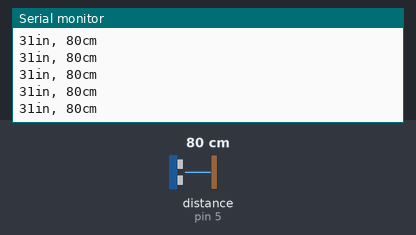
This sketch was run on a simulated Arduino Uno, built with avr-gcc and run on an emulated ATmega328P. Shown: the last lines printed to the serial monitor. Wiring (inferred from the names in the program): ultrasonic range finder: trigger pin 6; echo pin 5. The inputs (shaded band) are chosen by the test bench; at power-on: distance to the obstacle (sensor on pin 5) 80 cm. The echo pulse lasts 58.3 µs per cm.

Above: at 1.2 s.
1.3 s: distance to the obstacle (sensor on pin 5) set to 2 cm
At 1.38 s:
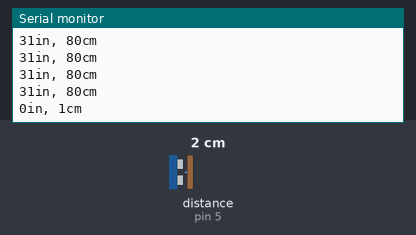
4.3 s: distance to the obstacle (sensor on pin 5) set to 4 cm
At 4.3 s:
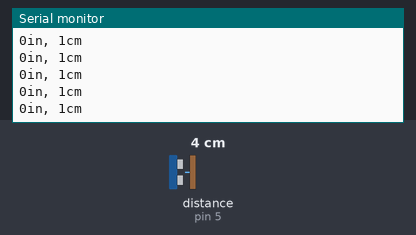
5.8 s: distance to the obstacle (sensor on pin 5) set to 35 cm
At 5.82 s:
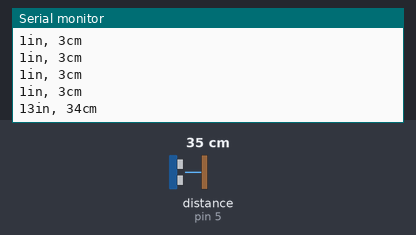
Timing chart, 0 to 8.8 s (numbered marks = the images above; inputs shaded):
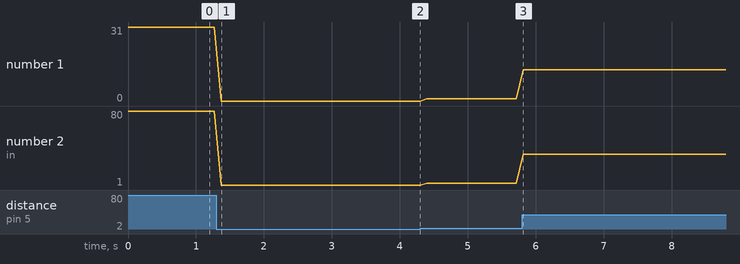

Measured:
- after the input at 1.3 s, the serial monitor: prints a new line after 0.07 s (image 1)
- after the input at 5.8 s, the serial monitor: prints a new line at once (image 3)
- plotted number 1: 31 → 0 after the input at 1.3 s, 1 → 13 after the input at 5.8 s
- plotted number 2: 80 → 1 after the input at 1.3 s, 1 → 3 after the input at 4.3 s, 3 → 34 after the input at 5.8 s

The sketch:

UltrasonicSensorexample.ino
```cpp
/* Ping))) Sensor

   This program reads a HC-SR04 ultrasonic rangefinder (URF) and returns
   the distance to the closest object in range. To do this, it sends
   a pulse to the sensor to initiate a reading, then listens for a pulse
   to return.  The length of the returning pulse is proportional to
   the distance of the object from the sensor.

   The circuit:
	* Vcc  connection of the HC-SR04 attached to +5V
        * Trig connection of the HC-SR04 attached to A0
        * Echo connection of the HC-SR04 attached to A1
	* Gnd  connection of the HC-SR04 attached to ground

   Created   3 Nov 2008 by David A. Mellis
   Modified 30 Aug 2011 by Tom Igoe
   Modified 12 Jan 2013 by F. Zia to implement HC-SR04 4-pin interface

*/

// Arduino pin numbers for the sensor output and input pins
const int pingTrig = 6;
const int pingEcho = 5;

void setup() {
  // initialize serial communication
  Serial.begin(9600);
  // initialize sensor pins
  pinMode(pingTrig, OUTPUT);
  pinMode(pingEcho,  INPUT);
}

void loop()
{
  // establish variables for duration of the ping,
  // and the distance result in inches and centimeters:
  long duration, inches, cm;

  // The HC-SR04 is triggered by a HIGH pulse of 2 or more microseconds.
  // Give a short LOW pulse beforehand to ensure a clean HIGH pulse
  digitalWrite(pingTrig,  LOW);
  delayMicroseconds( 5);
  digitalWrite(pingTrig, HIGH);
  delayMicroseconds(10);
  digitalWrite(pingTrig,  LOW);

  // The Echo pin is used to read the signal from HC-SR04; a HIGH
  // pulse whose duration is the time (in microseconds) from the sending
  // of the ping to the reception of its echo off of an object.
  duration = pulseIn(pingEcho, HIGH);

  // convert the time into a distance
  inches = microsecondsToInches(duration);
  cm = microsecondsToCentimeters(duration);

  Serial.print(inches);
  Serial.print("in, ");
  Serial.print(cm);
  Serial.print("cm");
  Serial.println();

  delay(100);
}

long microsecondsToInches(long microseconds)
{
  // According to Parallax's datasheet for the Ping sensor, there are
  // 73.746 microseconds per inch (i.e. sound travels at 1130 feet per
  // second).  This gives the distance travelled by the ping, outbound
  // and return, so we divide by 2 to get the distance of the obstacle.
  // See: http://www.parallax.com/dl/docs/prod/acc/28015-PING-v1.3.pdf
  return microseconds / 74 / 2;
}

long microsecondsToCentimeters(long microseconds)
{
  // The speed of sound is 340 m/s or 29 microseconds per centimeter.
  // The ping travels out and back, so to find the distance of the
  // object we take half of the distance travelled.
  return microseconds / 29 / 2;
}
```
